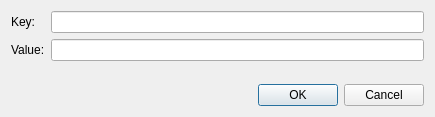
<?xml version="1.0" encoding="UTF-8"?>
<ui version="4.0">
 <class>LambdaEnvironmentDetailDialog</class>
 <widget class="QDialog" name="LambdaEnvironmentDetailDialog">
  <property name="geometry">
   <rect>
    <x>0</x>
    <y>0</y>
    <width>435</width>
    <height>117</height>
   </rect>
  </property>
  <property name="windowTitle">
   <string>Lambda Environment Variable</string>
  </property>
  <layout class="QVBoxLayout" name="verticalLayout">
   <item>
    <layout class="QFormLayout" name="formLayout">
     <item row="0" column="0">
      <widget class="QLabel" name="keyLabel">
       <property name="text">
        <string>Key:</string>
       </property>
      </widget>
     </item>
     <item row="0" column="1">
      <widget class="QLineEdit" name="keyEdit"/>
     </item>
     <item row="1" column="0">
      <widget class="QLabel" name="valueLabel">
       <property name="text">
        <string>Value:</string>
       </property>
      </widget>
     </item>
     <item row="1" column="1">
      <widget class="QLineEdit" name="valueEdit"/>
     </item>
    </layout>
   </item>
   <item>
    <widget class="QDialogButtonBox" name="buttonBox">
     <property name="standardButtons">
      <set>QDialogButtonBox::StandardButton::Cancel|QDialogButtonBox::StandardButton::Ok</set>
     </property>
    </widget>
   </item>
  </layout>
 </widget>
 <resources/>
 <connections/>
</ui>
